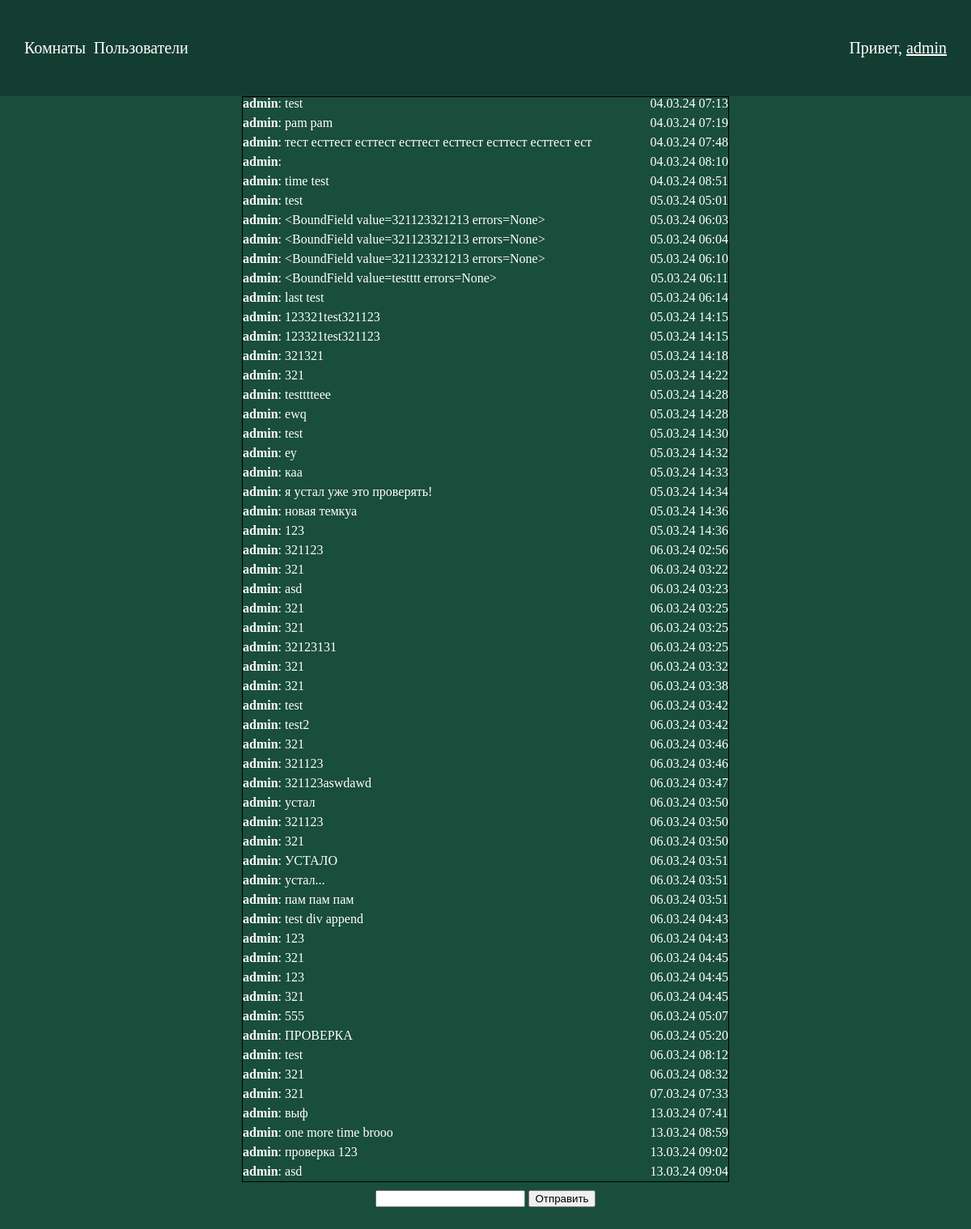
Before: /chats/slava (signed in) with the older database file.
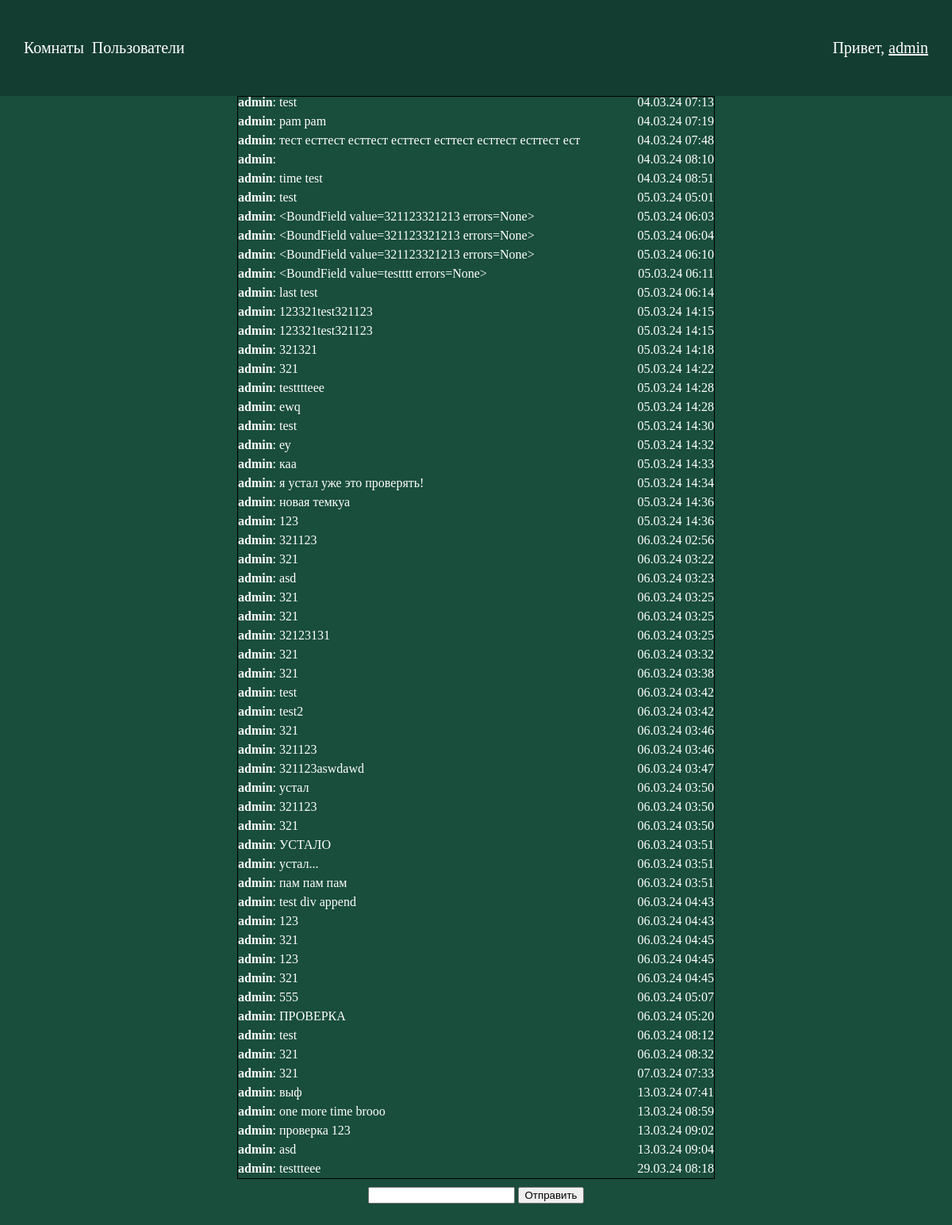
After: the same page with the newer database file.
### social/models.py (models this page shows)
class Message(models.Model):
    text = models.TextField()
    sender = models.ForeignKey(User, on_delete=models.CASCADE)
    room = models.ForeignKey(Room, on_delete=models.CASCADE)
    time = models.DateTimeField(auto_now_add=True)
    class Meta:
        ordering = ('time',)

### social/views.py (the view)
# urls.py: path('chats/<slug:username>', usertouserchat, name='usertouserchat'),
@login_required
def usertouserchat(request, username):
    chat = Room.objects.filter(ischat=True, members=request.user).filter(members=User.objects.get(username=username)).first()
    if not chat:
        chat = Room.objects.create(ischat=True).members.add(request.user, User.objects.get(username=username))
    messages = Message.objects.filter(room=chat)
    context = {
        'title': f'Чат с {username}',
        'messages': messages,
        'chat_id': chat.id,
    }
    return render(request, 'chat.html', context)

### social/templates/chat.html (shortened to what this page needs)
{% extends 'base.html' %}
{% load static %}
{% block content %}
<div class="chatcontainer">
    <div class="listmsgs">
        {% for message in messages %}
            <div class="divmessage">
                <div class="messagetext">
                    <p><b>{{message.sender}}</b>: {{message.text}}</p>
                </div>
                <div class="messagetime">
                    <p>{{message.time|date:"d.m.y H:i" }}</p>
                </div>
            </div>
        {% endfor %}
    </div>
    <div class="sendmsgdiv">
        <form method="" onsubmit="return false;">
            <input id="msgtxt" name="textmsg" autocomplete="off"  >
            <button id="btn" type="submit">Отправить</button>
        </form>
    </div>
</div>
{% endblock %}

Changed rows visible on the page:
added Message: sender "admin", text "testtteee", time "29.03.24 08:18"
